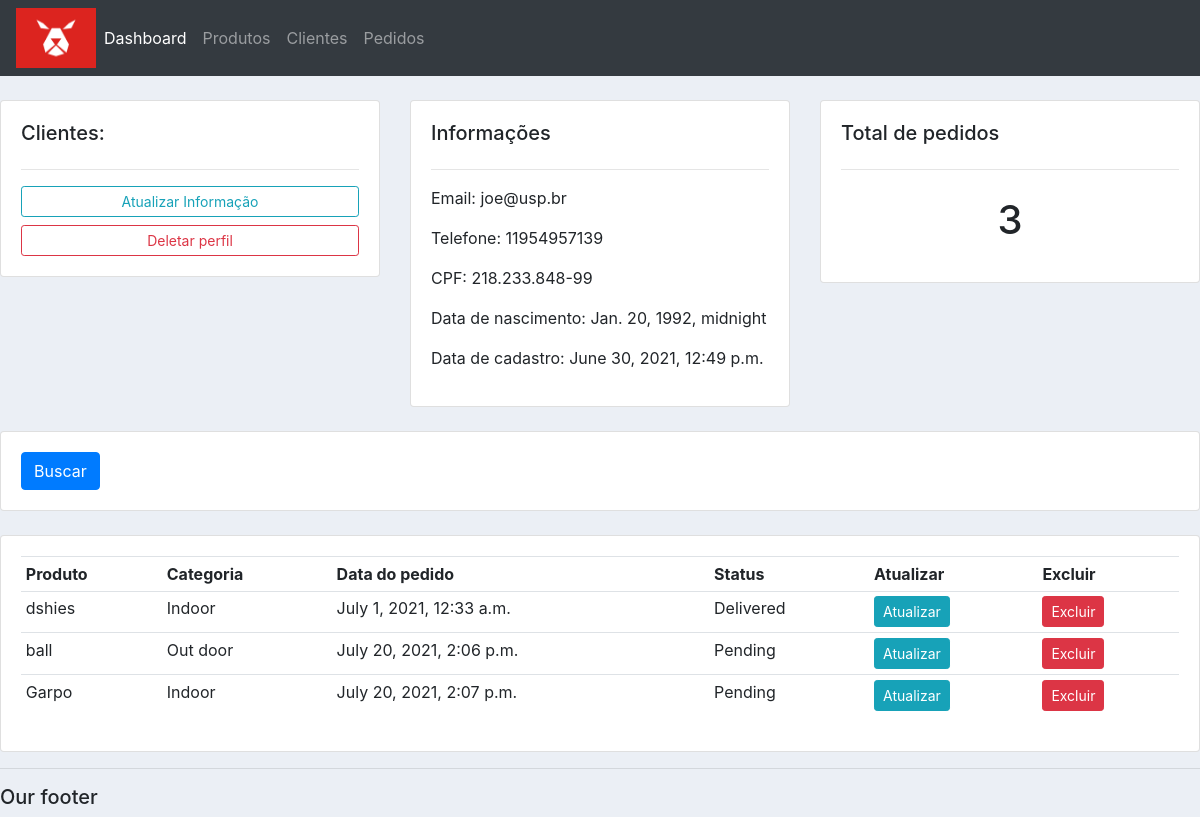
The page /customer/2 on the database its author committed.
### accounts/models.py (models this page shows, shortened)
class Customer(models.Model):
    name = models.CharField(max_length=200, null=True)
    data_de_nascimento = models.DateTimeField(max_length=200, null=True)
    cpf = models.CharField(max_length=200, null=True)
    phone = models.CharField(max_length=200, null=True)
    email = models.CharField(max_length=200, null=True)
    date_created = models.DateTimeField(auto_now_add=True, null=True)

class Order(models.Model):
    STATUS = (
        ('Pending', 'Pending'),
        ('Out for Delivery', 'Out for delivery'),
        ('Delivered','Delivered')
    )
    customer = models.ForeignKey(Customer, null=True, on_delete=models.SET_NULL)
    product = models.ForeignKey(Product, null=True, on_delete=models.SET_NULL) #EXPLICAR OU ALTERAR ISSO
    preco_do_produto = models.FloatField(null=True)
    date_created = models.DateTimeField(auto_now_add=True, null=True)
    status = models.CharField(max_length=200, null=True, choices=STATUS)

class Product(models.Model):
    CATEGORY = (
        ('Indoor', 'Indoor'),
        ('Out door', 'Out door'),
    )
    name = models.CharField(max_length=200, null=True)
    category = models.CharField(max_length=200, null=True, choices=CATEGORY) # SUBSTITUIR PARA CODIGO DA CATEGORIA
    quantidade_em_estoque = models.FloatField(null=True)
    preco_de_compra = models.FloatField(null=True)
    price = models.FloatField(null=True) # SUBSTITUIR PARA PRECO DE VENDA
    margem = models.FloatField(null=True)
    detalhes = models.CharField(max_length=200, null=True, blank=True)
    date_created = models.DateTimeField(auto_now_add=True, null=True)
    tag = models.ManyToManyField(Tag)
    def __str__(self):
        return self.name

### accounts/views.py (the view)
# urls.py: path('customer/<str:pk_test>', views.customer, name="customer"),
def customer(request, pk_test):
    customer = Customer.objects.get(id = pk_test)
    orders = customer.order_set.all()
    orders_count = orders.count()
    context = {'customer' : customer, 'orders' : orders, 'orders_count':orders_count}
    return render(request, 'accounts/customer.html', context)

### accounts/templates/accounts/customer.html
{% extends 'accounts/main.html' %}
{% block content %}
<br>
<div class="row">
	<div class="col-md">
		<div class="card card-body">
			<h5>Clientes:</h5>
			<hr>
			<a class="btn btn-outline-info  btn-sm btn-block" href="{% url 'update_customer' customer.id %}">Atualizar Informação</a>
			<a class="btn btn-outline-danger  btn-sm btn-block" href="{% url 'delete_customer' customer.id %}">Deletar perfil</a>
		</div>
	</div>
	<div class="col-md">
		<div class="card card-body">
			<h5>Informações</h5>
			<hr>
			<p>Email: {{customer.email}}</p>
			<p>Telefone: {{customer.phone}}</p>
			<p>CPF: {{customer.cpf}}</p>
			<p>Data de nascimento: {{customer.data_de_nascimento}}</p>
			<p>Data de cadastro: {{customer.date_created}}</p>
		</div>
	</div>
	<div class="col-md">
		<div class="card card-body">
			<h5>Total de pedidos</h5>
			<hr>
			<h1 style="text-align: center;padding: 10px">{{orders_count}}</h1>
		</div>
	</div>
</div>
<br>
<div class="row">
	<div class="col">
		<div class="card card-body">
			<form method="get">
		    <button class="btn btn-primary" type="submit">Buscar</button>
		  </form>
		</div>
	</div>
</div>
<br>
<div class="row">
	<div class="col-md">
		<div class="card card-body">
			<table class="table table-sm">
				<tr>
					<th>Produto</th>
					<th>Categoria</th>
					<th>Data do pedido</th>
					<th>Status</th>
					<th>Atualizar</th>
					<th>Excluir</th>
				</tr>
				{% for order in orders %}
				<tr>
					<td>{{order.product}}</td>
					<td>{{order.product.category}}</td>
					<td>{{order.date_created}}</td>
					<td>{{order.status}}</td>
					<td><a class = "btn btn-sm btn-info" href="{% url 'update_order' order.id %}">Atualizar</a></td>
					<td><a class = "btn btn-sm btn-danger" href="{% url 'delete_order' order.id %}">Excluir</a></td>
				</tr>
				{% endfor %}
			</table>
		</div>
	</div>
</div>
{% endblock %}

### static/css/main.css (style rules this page uses)
body { background-color: #ebeff5; }

### rows shown on the page
Customer: email "joe@usp.br", phone "11954957139", cpf "218.233.848-99", data_de_nascimento "Jan. 20, 1992, midnight", date_created "June 30, 2021, 12:49 p.m."
Order: product "dshies", product.category "Indoor", date_created "July 1, 2021, 12:33 a.m.", status "Delivered"
Order: product "ball", product.category "Out door", date_created "July 20, 2021, 2:06 p.m.", status "Pending"
Order: product "Garpo", product.category "Indoor", date_created "July 20, 2021, 2:07 p.m.", status "Pending"

### other values the page prints
{{ orders_count }} "3"
